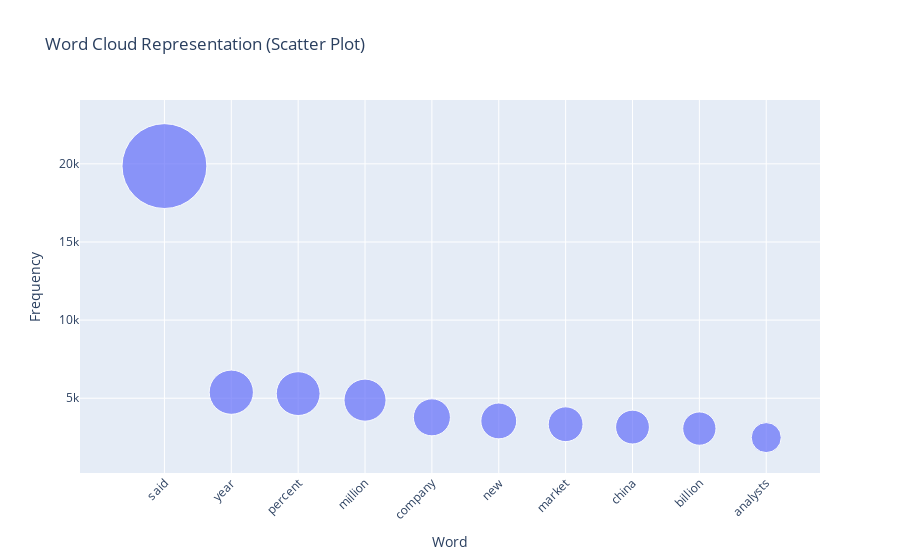

Notebook source saved alongside this figure:
### Code cell
# Create a DataFrame from the word frequencies for plotting
df_word_freq = pd.DataFrame({
    'Word': train_word_freq.index,
    'Frequency': train_word_freq.values
})

# Plot the word frequencies using Plotly Express
fig = px.scatter(df_word_freq, x='Word', y='Frequency', size='Frequency', hover_name='Word', 
                 title="Word Cloud Representation (Scatter Plot)",
                 size_max=60)

fig.update_layout(xaxis_tickangle=-45)  # Rotate x-axis labels for better readability
fig.show()

### Figure 1 — Plotly figure (JSON) as saved in the notebook; plotly's stock layout.template omitted (floating-point values rounded to 4 significant figures)
{"data": [{"hovertemplate": "<b>%{hovertext}</b><br><br>Word=%{x}<br>Frequency=%{marker.size}<extra></extra>", "hovertext": ["said", "year", "percent", "million", "company", "new", "market", "china", "billion", "analysts"], "legendgroup": "", "marker": {"color": "#636efa", "size": [19856, 5386, 5296, 4877, 3778, 3547, 3336, 3154, 3058, 2482], "sizemode": "area", "sizeref": 5.516, "symbol": "circle"}, "mode": "markers", "name": "", "orientation": "v", "showlegend": false, "type": "scatter", "x": ["said", "year", "percent", "million", "company", "new", "market", "china", "billion", "analysts"], "xaxis": "x", "y": [19856, 5386, 5296, 4877, 3778, 3547, 3336, 3154, 3058, 2482], "yaxis": "y"}], "layout": {"legend": {"itemsizing": "constant", "tracegroupgap": 0}, "title": {"text": "Word Cloud Representation (Scatter Plot)"}, "xaxis": {"anchor": "y", "domain": [0, 1], "tickangle": -45, "title": {"text": "Word"}}, "yaxis": {"anchor": "x", "domain": [0, 1], "title": {"text": "Frequency"}}}}
